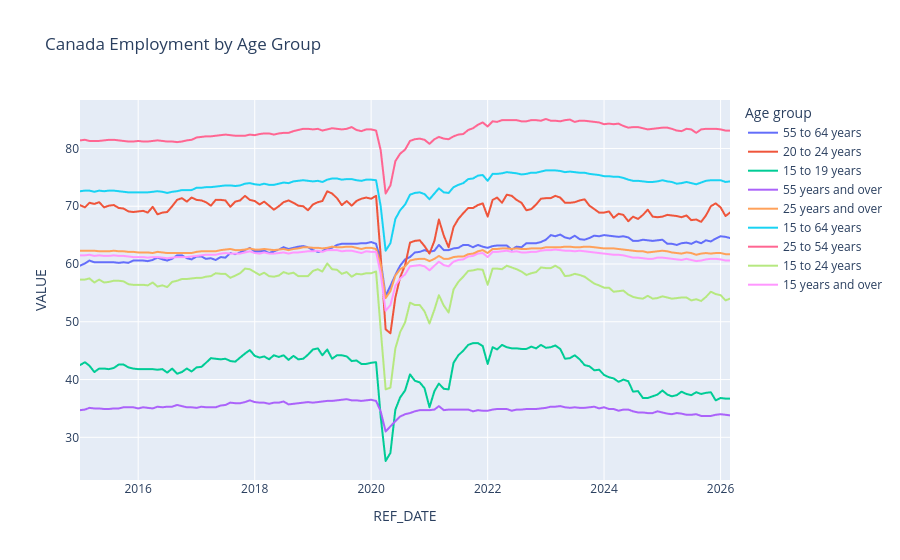
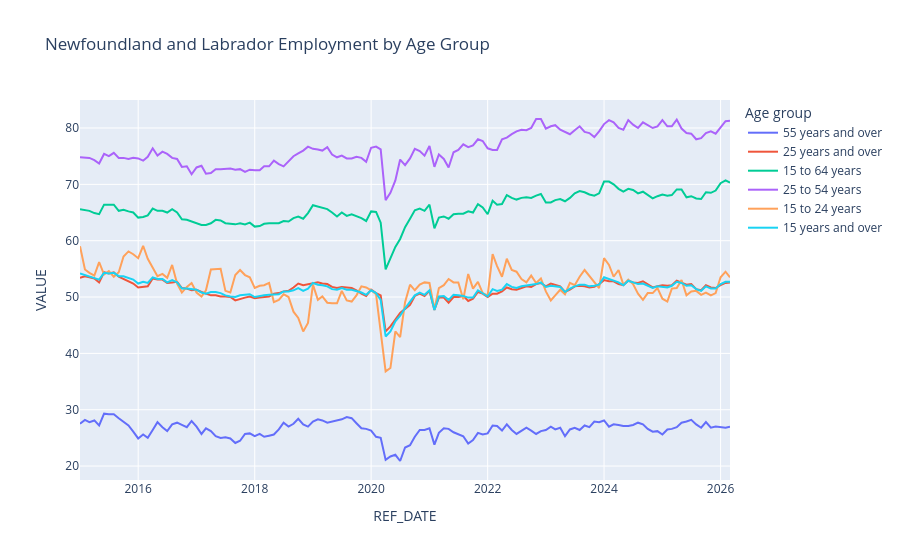
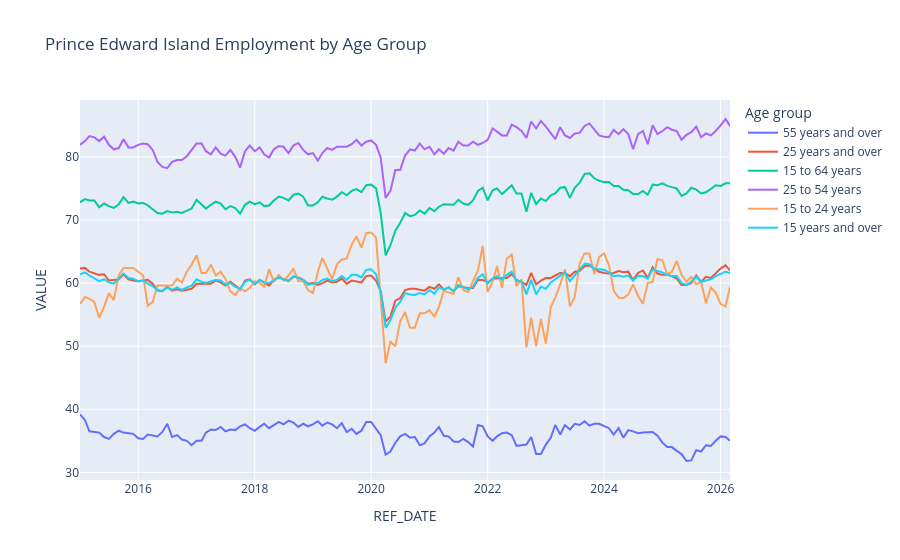
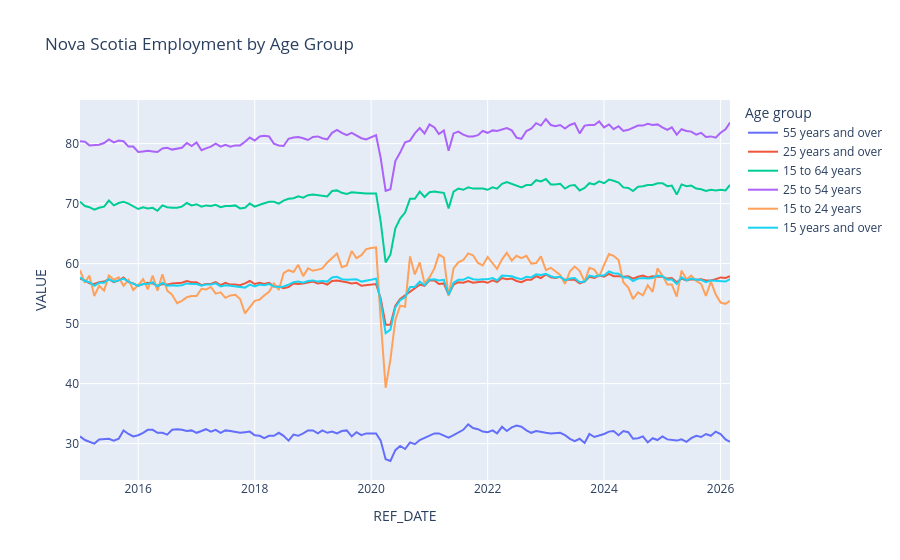

Notebook code for these charts, in order:
### Code cell
for province in df['GEO'].value_counts().index:
    fig = px.line(df2[(df['GEO'] == province)], 'REF_DATE', 'VALUE', color = 'Age group', title=f'{province} Employment by Age Group')
    fig.show()

### Figure 1 — Plotly figure (JSON) as saved in the notebook; plotly's stock layout.template omitted (floating-point values rounded to 4 significant figures; data arrays with more than 128 entries replaced by an {"elided": "..."} marker saying what was removed)
{"data": [{"hovertemplate": "Age group=55 to 64 years<br>REF_DATE=%{x}<br>VALUE=%{y}<extra></extra>", "legendgroup": "55 to 64 years", "line": {"color": "#636efa", "dash": "solid"}, "marker": {"symbol": "circle"}, "mode": "lines", "name": "55 to 64 years", "showlegend": true, "type": "scattergl", "x": {"elided": "135 str values"}, "xaxis": "x", "y": {"elided": "135 float values"}, "yaxis": "y"}, {"hovertemplate": "Age group=20 to 24 years<br>REF_DATE=%{x}<br>VALUE=%{y}<extra></extra>", "legendgroup": "20 to 24 years", "line": {"color": "#EF553B", "dash": "solid"}, "marker": {"symbol": "circle"}, "mode": "lines", "name": "20 to 24 years", "showlegend": true, "type": "scattergl", "x": {"elided": "135 str values"}, "xaxis": "x", "y": {"elided": "135 float values"}, "yaxis": "y"}, {"hovertemplate": "Age group=15 to 19 years<br>REF_DATE=%{x}<br>VALUE=%{y}<extra></extra>", "legendgroup": "15 to 19 years", "line": {"color": "#00cc96", "dash": "solid"}, "marker": {"symbol": "circle"}, "mode": "lines", "name": "15 to 19 years", "showlegend": true, "type": "scattergl", "x": {"elided": "135 str values"}, "xaxis": "x", "y": {"elided": "135 float values"}, "yaxis": "y"}, {"hovertemplate": "Age group=55 years and over<br>REF_DATE=%{x}<br>VALUE=%{y}<extra></extra>", "legendgroup": "55 years and over", "line": {"color": "#ab63fa", "dash": "solid"}, "marker": {"symbol": "circle"}, "mode": "lines", "name": "55 years and over", "showlegend": true, "type": "scattergl", "x": {"elided": "135 str values"}, "xaxis": "x", "y": {"elided": "135 float values"}, "yaxis": "y"}, {"hovertemplate": "Age group=25 years and over<br>REF_DATE=%{x}<br>VALUE=%{y}<extra></extra>", "legendgroup": "25 years and over", "line": {"color": "#FFA15A", "dash": "solid"}, "marker": {"symbol": "circle"}, "mode": "lines", "name": "25 years and over", "showlegend": true, "type": "scattergl", "x": {"elided": "135 str values"}, "xaxis": "x", "y": {"elided": "135 float values"}, "yaxis": "y"}, {"hovertemplate": "Age group=15 to 64 years<br>REF_DATE=%{x}<br>VALUE=%{y}<extra></extra>", "legendgroup": "15 to 64 years", "line": {"color": "#19d3f3", "dash": "solid"}, "marker": {"symbol": "circle"}, "mode": "lines", "name": "15 to 64 years", "showlegend": true, "type": "scattergl", "x": {"elided": "135 str values"}, "xaxis": "x", "y": {"elided": "135 float values"}, "yaxis": "y"}, {"hovertemplate": "Age group=25 to 54 years<br>REF_DATE=%{x}<br>VALUE=%{y}<extra></extra>", "legendgroup": "25 to 54 years", "line": {"color": "#FF6692", "dash": "solid"}, "marker": {"symbol": "circle"}, "mode": "lines", "name": "25 to 54 years", "showlegend": true, "type": "scattergl", "x": {"elided": "135 str values"}, "xaxis": "x", "y": {"elided": "135 float values"}, "yaxis": "y"}, {"hovertemplate": "Age group=15 to 24 years<br>REF_DATE=%{x}<br>VALUE=%{y}<extra></extra>", "legendgroup": "15 to 24 years", "line": {"color": "#B6E880", "dash": "solid"}, "marker": {"symbol": "circle"}, "mode": "lines", "name": "15 to 24 years", "showlegend": true, "type": "scattergl", "x": {"elided": "135 str values"}, "xaxis": "x", "y": {"elided": "135 float values"}, "yaxis": "y"}, {"hovertemplate": "Age group=15 years and over<br>REF_DATE=%{x}<br>VALUE=%{y}<extra></extra>", "legendgroup": "15 years and over", "line": {"color": "#FF97FF", "dash": "solid"}, "marker": {"symbol": "circle"}, "mode": "lines", "name": "15 years and over", "showlegend": true, "type": "scattergl", "x": {"elided": "135 str values"}, "xaxis": "x", "y": {"elided": "135 float values"}, "yaxis": "y"}], "layout": {"legend": {"title": {"text": "Age group"}, "tracegroupgap": 0}, "title": {"text": "Canada Employment by Age Group"}, "xaxis": {"anchor": "y", "domain": [0, 1], "title": {"text": "REF_DATE"}}, "yaxis": {"anchor": "x", "domain": [0, 1], "title": {"text": "VALUE"}}}}

### Figure 2 — Plotly figure (JSON) as saved in the notebook; plotly's stock layout.template omitted (floating-point values rounded to 4 significant figures; data arrays with more than 128 entries replaced by an {"elided": "..."} marker saying what was removed)
{"data": [{"hovertemplate": "Age group=55 years and over<br>REF_DATE=%{x}<br>VALUE=%{y}<extra></extra>", "legendgroup": "55 years and over", "line": {"color": "#636efa", "dash": "solid"}, "marker": {"symbol": "circle"}, "mode": "lines", "name": "55 years and over", "orientation": "v", "showlegend": true, "type": "scatter", "x": {"elided": "135 str values"}, "xaxis": "x", "y": {"elided": "135 float values"}, "yaxis": "y"}, {"hovertemplate": "Age group=25 years and over<br>REF_DATE=%{x}<br>VALUE=%{y}<extra></extra>", "legendgroup": "25 years and over", "line": {"color": "#EF553B", "dash": "solid"}, "marker": {"symbol": "circle"}, "mode": "lines", "name": "25 years and over", "orientation": "v", "showlegend": true, "type": "scatter", "x": {"elided": "135 str values"}, "xaxis": "x", "y": {"elided": "135 float values"}, "yaxis": "y"}, {"hovertemplate": "Age group=15 to 64 years<br>REF_DATE=%{x}<br>VALUE=%{y}<extra></extra>", "legendgroup": "15 to 64 years", "line": {"color": "#00cc96", "dash": "solid"}, "marker": {"symbol": "circle"}, "mode": "lines", "name": "15 to 64 years", "orientation": "v", "showlegend": true, "type": "scatter", "x": {"elided": "135 str values"}, "xaxis": "x", "y": {"elided": "135 float values"}, "yaxis": "y"}, {"hovertemplate": "Age group=25 to 54 years<br>REF_DATE=%{x}<br>VALUE=%{y}<extra></extra>", "legendgroup": "25 to 54 years", "line": {"color": "#ab63fa", "dash": "solid"}, "marker": {"symbol": "circle"}, "mode": "lines", "name": "25 to 54 years", "orientation": "v", "showlegend": true, "type": "scatter", "x": {"elided": "135 str values"}, "xaxis": "x", "y": {"elided": "135 float values"}, "yaxis": "y"}, {"hovertemplate": "Age group=15 to 24 years<br>REF_DATE=%{x}<br>VALUE=%{y}<extra></extra>", "legendgroup": "15 to 24 years", "line": {"color": "#FFA15A", "dash": "solid"}, "marker": {"symbol": "circle"}, "mode": "lines", "name": "15 to 24 years", "orientation": "v", "showlegend": true, "type": "scatter", "x": {"elided": "135 str values"}, "xaxis": "x", "y": {"elided": "135 float values"}, "yaxis": "y"}, {"hovertemplate": "Age group=15 years and over<br>REF_DATE=%{x}<br>VALUE=%{y}<extra></extra>", "legendgroup": "15 years and over", "line": {"color": "#19d3f3", "dash": "solid"}, "marker": {"symbol": "circle"}, "mode": "lines", "name": "15 years and over", "orientation": "v", "showlegend": true, "type": "scatter", "x": {"elided": "135 str values"}, "xaxis": "x", "y": {"elided": "135 float values"}, "yaxis": "y"}], "layout": {"legend": {"title": {"text": "Age group"}, "tracegroupgap": 0}, "title": {"text": "Newfoundland and Labrador Employment by Age Group"}, "xaxis": {"anchor": "y", "domain": [0, 1], "title": {"text": "REF_DATE"}}, "yaxis": {"anchor": "x", "domain": [0, 1], "title": {"text": "VALUE"}}}}

### Figure 3 — Plotly figure (JSON) as saved in the notebook; plotly's stock layout.template omitted (floating-point values rounded to 4 significant figures; data arrays with more than 128 entries replaced by an {"elided": "..."} marker saying what was removed)
{"data": [{"hovertemplate": "Age group=55 years and over<br>REF_DATE=%{x}<br>VALUE=%{y}<extra></extra>", "legendgroup": "55 years and over", "line": {"color": "#636efa", "dash": "solid"}, "marker": {"symbol": "circle"}, "mode": "lines", "name": "55 years and over", "orientation": "v", "showlegend": true, "type": "scatter", "x": {"elided": "135 str values"}, "xaxis": "x", "y": {"elided": "135 float values"}, "yaxis": "y"}, {"hovertemplate": "Age group=25 years and over<br>REF_DATE=%{x}<br>VALUE=%{y}<extra></extra>", "legendgroup": "25 years and over", "line": {"color": "#EF553B", "dash": "solid"}, "marker": {"symbol": "circle"}, "mode": "lines", "name": "25 years and over", "orientation": "v", "showlegend": true, "type": "scatter", "x": {"elided": "135 str values"}, "xaxis": "x", "y": {"elided": "135 float values"}, "yaxis": "y"}, {"hovertemplate": "Age group=15 to 64 years<br>REF_DATE=%{x}<br>VALUE=%{y}<extra></extra>", "legendgroup": "15 to 64 years", "line": {"color": "#00cc96", "dash": "solid"}, "marker": {"symbol": "circle"}, "mode": "lines", "name": "15 to 64 years", "orientation": "v", "showlegend": true, "type": "scatter", "x": {"elided": "135 str values"}, "xaxis": "x", "y": {"elided": "135 float values"}, "yaxis": "y"}, {"hovertemplate": "Age group=25 to 54 years<br>REF_DATE=%{x}<br>VALUE=%{y}<extra></extra>", "legendgroup": "25 to 54 years", "line": {"color": "#ab63fa", "dash": "solid"}, "marker": {"symbol": "circle"}, "mode": "lines", "name": "25 to 54 years", "orientation": "v", "showlegend": true, "type": "scatter", "x": {"elided": "135 str values"}, "xaxis": "x", "y": {"elided": "135 float values"}, "yaxis": "y"}, {"hovertemplate": "Age group=15 to 24 years<br>REF_DATE=%{x}<br>VALUE=%{y}<extra></extra>", "legendgroup": "15 to 24 years", "line": {"color": "#FFA15A", "dash": "solid"}, "marker": {"symbol": "circle"}, "mode": "lines", "name": "15 to 24 years", "orientation": "v", "showlegend": true, "type": "scatter", "x": {"elided": "135 str values"}, "xaxis": "x", "y": {"elided": "135 float values"}, "yaxis": "y"}, {"hovertemplate": "Age group=15 years and over<br>REF_DATE=%{x}<br>VALUE=%{y}<extra></extra>", "legendgroup": "15 years and over", "line": {"color": "#19d3f3", "dash": "solid"}, "marker": {"symbol": "circle"}, "mode": "lines", "name": "15 years and over", "orientation": "v", "showlegend": true, "type": "scatter", "x": {"elided": "135 str values"}, "xaxis": "x", "y": {"elided": "135 float values"}, "yaxis": "y"}], "layout": {"legend": {"title": {"text": "Age group"}, "tracegroupgap": 0}, "title": {"text": "Prince Edward Island Employment by Age Group"}, "xaxis": {"anchor": "y", "domain": [0, 1], "title": {"text": "REF_DATE"}}, "yaxis": {"anchor": "x", "domain": [0, 1], "title": {"text": "VALUE"}}}}

### Figure 4 — Plotly figure (JSON) as saved in the notebook; plotly's stock layout.template omitted (floating-point values rounded to 4 significant figures; data arrays with more than 128 entries replaced by an {"elided": "..."} marker saying what was removed)
{"data": [{"hovertemplate": "Age group=55 years and over<br>REF_DATE=%{x}<br>VALUE=%{y}<extra></extra>", "legendgroup": "55 years and over", "line": {"color": "#636efa", "dash": "solid"}, "marker": {"symbol": "circle"}, "mode": "lines", "name": "55 years and over", "orientation": "v", "showlegend": true, "type": "scatter", "x": {"elided": "135 str values"}, "xaxis": "x", "y": {"elided": "135 float values"}, "yaxis": "y"}, {"hovertemplate": "Age group=25 years and over<br>REF_DATE=%{x}<br>VALUE=%{y}<extra></extra>", "legendgroup": "25 years and over", "line": {"color": "#EF553B", "dash": "solid"}, "marker": {"symbol": "circle"}, "mode": "lines", "name": "25 years and over", "orientation": "v", "showlegend": true, "type": "scatter", "x": {"elided": "135 str values"}, "xaxis": "x", "y": {"elided": "135 float values"}, "yaxis": "y"}, {"hovertemplate": "Age group=15 to 64 years<br>REF_DATE=%{x}<br>VALUE=%{y}<extra></extra>", "legendgroup": "15 to 64 years", "line": {"color": "#00cc96", "dash": "solid"}, "marker": {"symbol": "circle"}, "mode": "lines", "name": "15 to 64 years", "orientation": "v", "showlegend": true, "type": "scatter", "x": {"elided": "135 str values"}, "xaxis": "x", "y": {"elided": "135 float values"}, "yaxis": "y"}, {"hovertemplate": "Age group=25 to 54 years<br>REF_DATE=%{x}<br>VALUE=%{y}<extra></extra>", "legendgroup": "25 to 54 years", "line": {"color": "#ab63fa", "dash": "solid"}, "marker": {"symbol": "circle"}, "mode": "lines", "name": "25 to 54 years", "orientation": "v", "showlegend": true, "type": "scatter", "x": {"elided": "135 str values"}, "xaxis": "x", "y": {"elided": "135 float values"}, "yaxis": "y"}, {"hovertemplate": "Age group=15 to 24 years<br>REF_DATE=%{x}<br>VALUE=%{y}<extra></extra>", "legendgroup": "15 to 24 years", "line": {"color": "#FFA15A", "dash": "solid"}, "marker": {"symbol": "circle"}, "mode": "lines", "name": "15 to 24 years", "orientation": "v", "showlegend": true, "type": "scatter", "x": {"elided": "135 str values"}, "xaxis": "x", "y": {"elided": "135 float values"}, "yaxis": "y"}, {"hovertemplate": "Age group=15 years and over<br>REF_DATE=%{x}<br>VALUE=%{y}<extra></extra>", "legendgroup": "15 years and over", "line": {"color": "#19d3f3", "dash": "solid"}, "marker": {"symbol": "circle"}, "mode": "lines", "name": "15 years and over", "orientation": "v", "showlegend": true, "type": "scatter", "x": {"elided": "135 str values"}, "xaxis": "x", "y": {"elided": "135 float values"}, "yaxis": "y"}], "layout": {"legend": {"title": {"text": "Age group"}, "tracegroupgap": 0}, "title": {"text": "Nova Scotia Employment by Age Group"}, "xaxis": {"anchor": "y", "domain": [0, 1], "title": {"text": "REF_DATE"}}, "yaxis": {"anchor": "x", "domain": [0, 1], "title": {"text": "VALUE"}}}}
